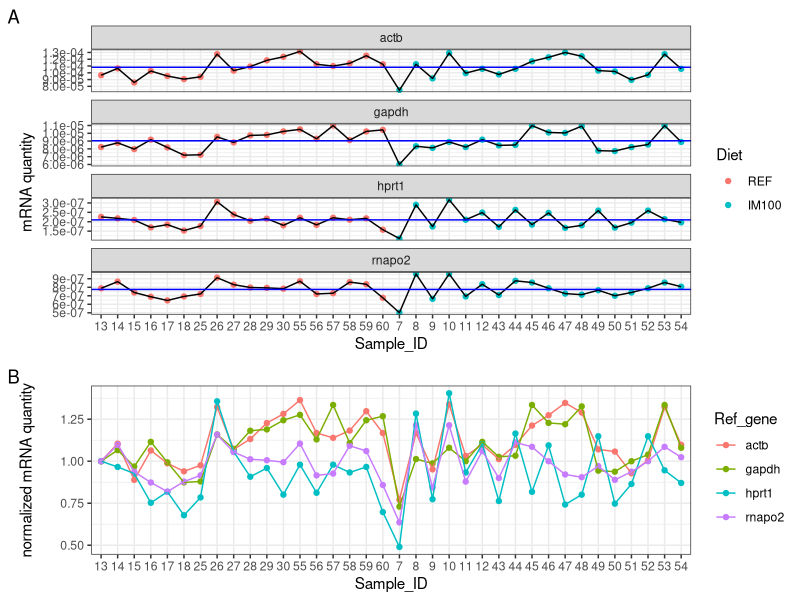
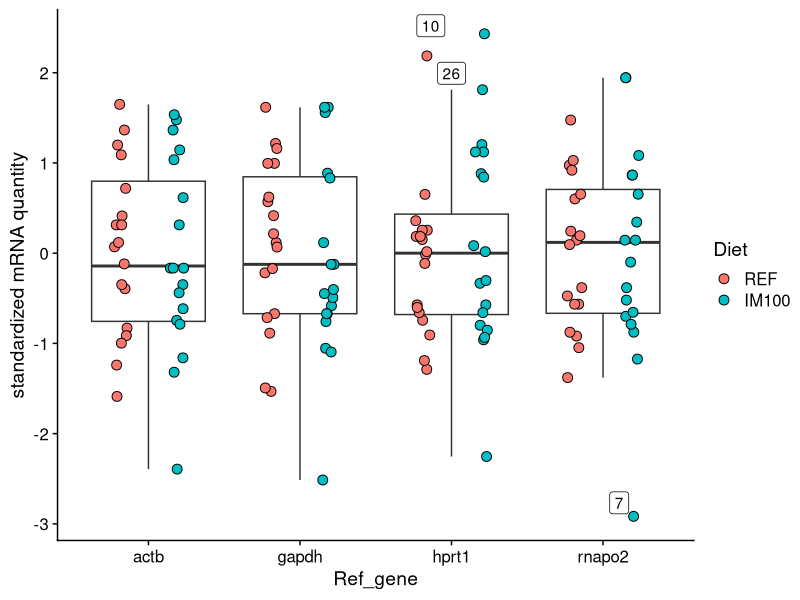
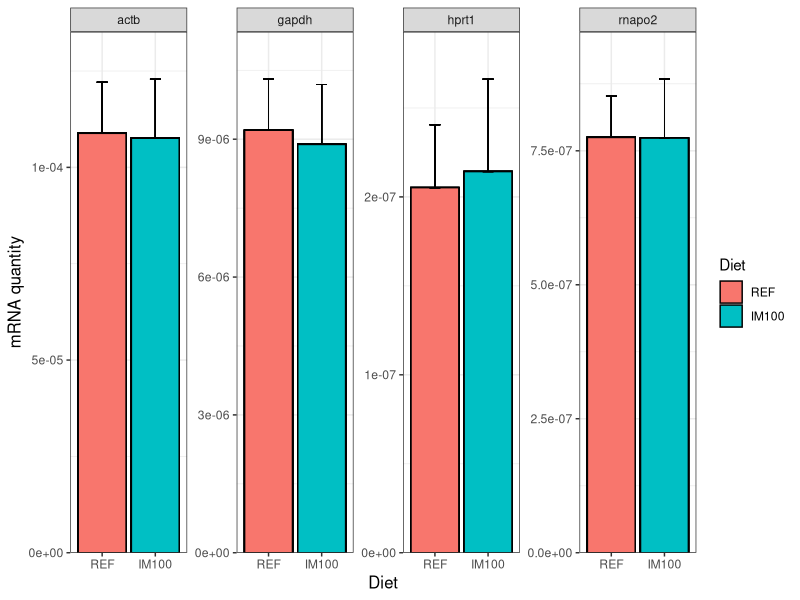
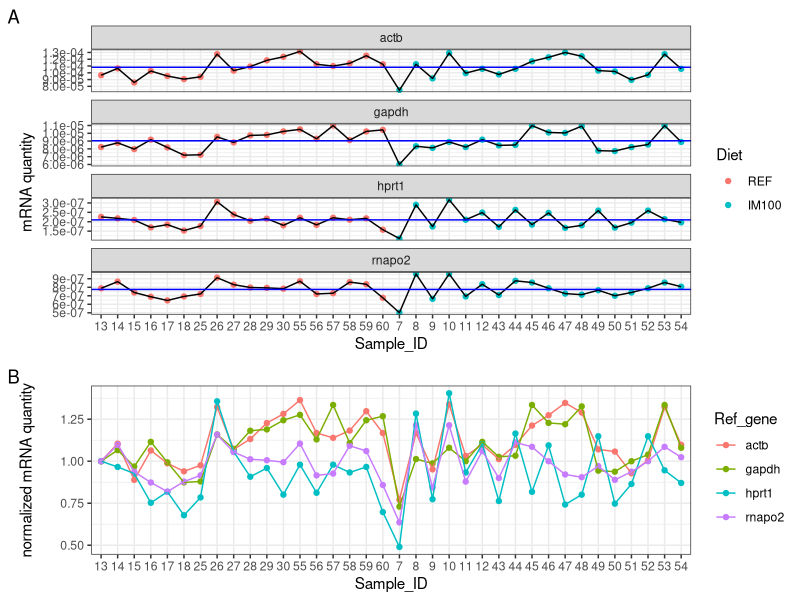
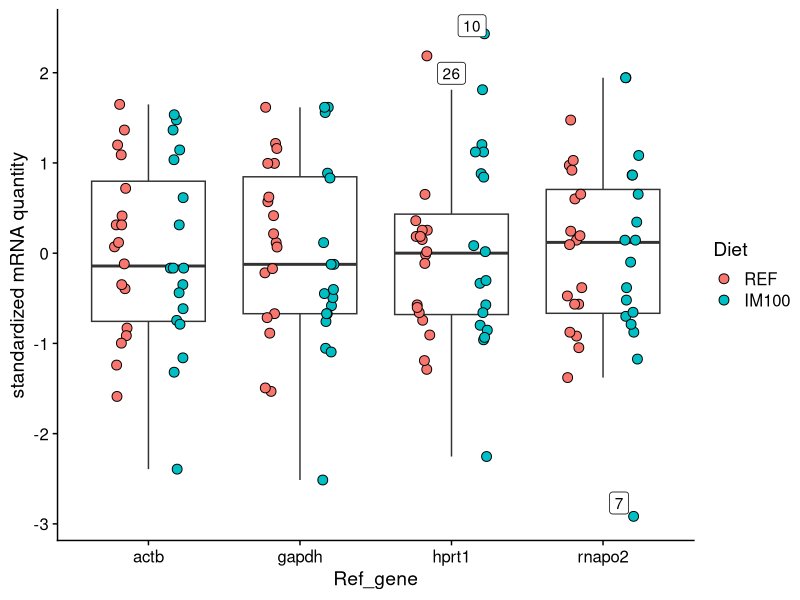
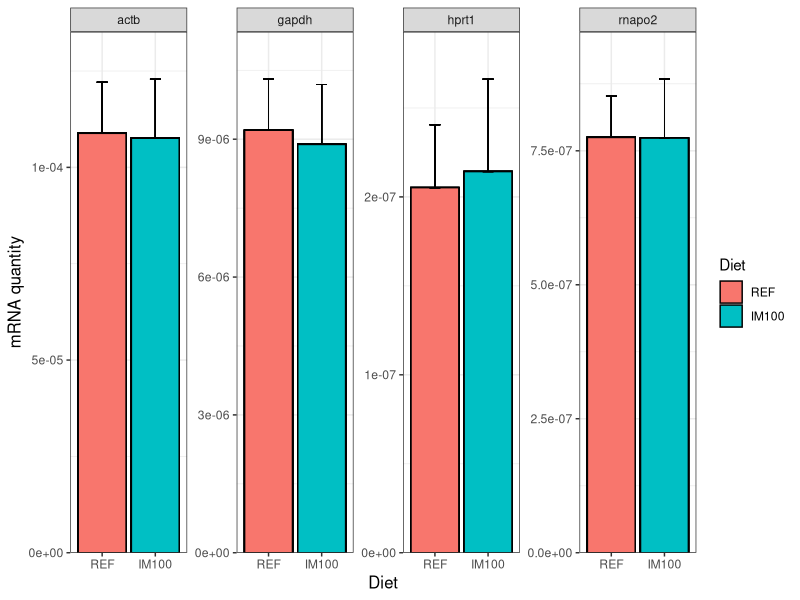
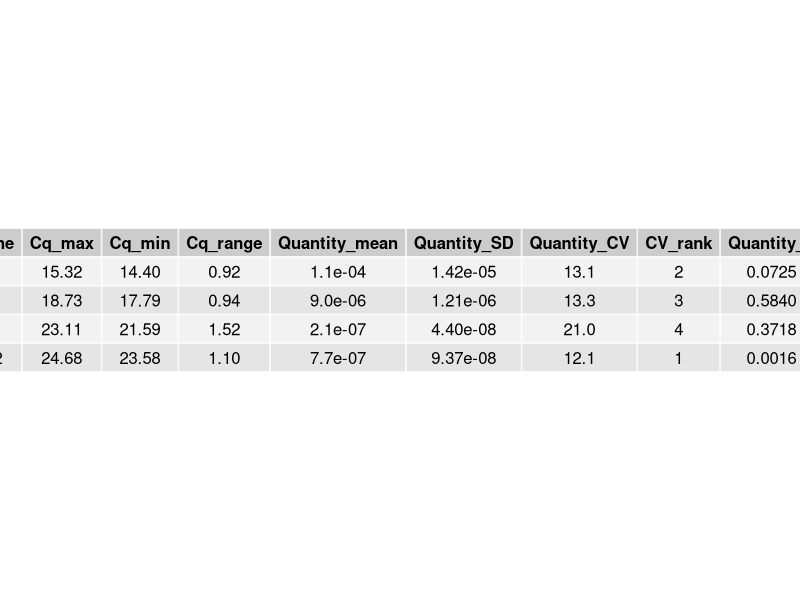

Recreate these plots in R, in order. (Note: this script raises an error after producing the figures.)
library(tidyverse) # tidy, manipulate and plot data
library(broom) # tidy statistical outputs
library(cowplot) #  a ggplot2 add-on to provide a publication-ready theme  

# Import and tidy data ################################################################################################
df <- read.csv("./data/clean_data/AqFl2_qPCR_ref_PI.csv", header = T, na.strings = c(""), stringsAsFactors = FALSE)
head(df, n = 20L)
str(df)

# Tidy data and calculate new variables
df <- df %>% 
  arrange(Ref_gene, desc(Diet)) %>% 
  mutate(Quantity = `^`(PE, -Cq)) %>% # calculate mRNA quantity. PE: primer efficiency
  group_by(Ref_gene, Diet)  %>%
  mutate(Mean = mean(Quantity), SD = sd(Quantity)) %>% # calculate average mRNA quantity per diet and its sd
  ungroup() %>%
  group_by(Ref_gene) %>%
  mutate(Quantity_std = scale(Quantity), # standardize mRNA quantity of each reference gene
         Quantity_nm = Quantity / Quantity[1]) # normalize mRNA quantity of each reference gene to the first sample
 
# Exploratory analysis ################################################################################################ 
# Convert character to factor, specifying the desired orders to be shown on plots
df$Diet <- factor(df$Diet, levels = c("REF", "IM100"))
df$Sample_ID <- factor(df$Sample_ID, levels = unique(df$Sample_ID)) # use the exact order of Sample_ID column

# Point diagram -----------------------------------------------------------------------------------
# make a dataframe containing the grand mean of mRNA quantity per reference gene
gm <- df %>% 
  group_by(Ref_gene) %>%
  summarize(gmean = mean(Quantity))

# make point diagram 
# Show individual expression profile
p1 <- df %>% 
  ggplot(aes(x = Sample_ID, y = Quantity, group = 1)) +
    geom_point(aes(color = Diet)) +
    geom_line() +
    facet_wrap(~ Ref_gene, ncol = 1, scales = "free_y") +
    labs(y = "mRNA quantity", tag = "A") +
    scale_y_continuous(labels = scales::scientific) + 
    theme_bw() +
    geom_hline(aes(yintercept = gmean), gm, color = "blue") # The blue line shows the grand mean.

# Show normalized expression levels of the 4 reference genes in one plot
p2 <- df %>% 
  ggplot(aes(x = Sample_ID, y = Quantity_nm, color = Ref_gene)) +
    geom_point() +
    geom_line(aes(group = Ref_gene)) +
    labs(y = "normalized mRNA quantity", tag = "B") +
    theme_bw() +
    scale_fill_brewer(palette = "Dark2") 

# Combine the plots
plot_grid(p1, p2, ncol = 1, align = "v", rel_heights = c(3, 2))

ggsave('./results/exploratory_analysis/qPCR_ref_PI_pointDiagram.pdf', 
       units = "in", 
       dpi = 300,
       height = 10,
       width = 8)

# Boxplot -----------------------------------------------------------------------------------------
# convert Sample_ID as character, otherwise ggrepel won't work properly
df$Sample_ID <- as.character(df$Sample_ID)

# Define a function for identifying outliers
is_outlier <- function(x) {
  x < quantile(x, 0.25) - 1.5 * IQR(x) | x > quantile(x, 0.75) + 1.5 * IQR(x)
}

# Make boxplot using standardized mRNA quantity
df %>% 
  group_by(Ref_gene) %>%
  mutate(outlier = is_outlier(Quantity_std)) %>%
  ggplot(aes(x = Ref_gene, y = Quantity_std, label = ifelse(outlier, Sample_ID, NA))) +
  geom_boxplot(outlier.shape = NA) +
  geom_point(aes(fill = Diet), size = 3, shape = 21, position = position_jitterdodge(0.2)) +
  ggrepel::geom_label_repel() + # label outliers with Sample_ID
  ylab("standardized mRNA quantity") +
  theme_cowplot()

ggsave('./results/exploratory_analysis/qPCR_ref_PI_boxPlot.pdf', units = "in", dpi = 300)

# Barplot -----------------------------------------------------------------------------------------
df %>%
  ggplot(aes(x = Diet, y =  Mean, fill = Diet)) +
  geom_bar(stat = "identity", position = position_dodge(), colour = "black") +
  geom_errorbar(aes(ymin = Mean, ymax = Mean + SD), size = 0.3, width = 0.2) + # add error bar (sd)
  facet_wrap(~ Ref_gene, nrow = 1, scales = "free_y") +
  scale_y_continuous(limits = c(0, NA), expand = expand_scale(mult = c(0, 0.1))) + 
  ylab("mRNA quantity") +
  theme_bw() +
  theme(axis.title.x = element_text(size = 12),
        axis.title.y = element_text(size = 12))

ggsave('./results/exploratory_analysis/qPCR_ref_PI_barPlot.pdf', units = "in", dpi = 300)

# Rank reference genes by coefficient of variation and F statistic ###################################################
# Calculate coefficient of variance (cv), measuring overall stability of reference genes across all the samples
cv <- df %>% 
  group_by(Ref_gene) %>%
  summarize(Cq_max = max(Cq), 
            Cq_min = min(Cq), 
            Cq_range = max(Cq) - min(Cq), 
            Quantity_mean = mean(Quantity), 
            Quantity_SD = sd(Quantity),
            Quantity_CV = 100 * Quantity_SD / Quantity_mean) %>%
  mutate(CV_rank = dense_rank(Quantity_CV)) %>% # rank reference genes by CV
  arrange(Ref_gene)
  
# Calculate F-statistic, measuring reference gene stability across experimental treatments
F_stat <- df %>% 
  group_by(Ref_gene) %>% 
  do(tidy(aov(Quantity ~ Diet, data = .))) %>% # run ANOVA for each reference gene and tidy statistical outputs
  na.omit() %>%
  select(Ref_gene, statistic) %>%
  rename(Quantity_F = statistic) %>%
  as.data.frame() %>%
  mutate(F_rank = dense_rank(Quantity_F)) %>% # rank reference genes by F statistic
  arrange(Ref_gene) 

# Summary 
smr <- full_join(cv, F_stat, by = "Ref_gene")

# Format digits
smr$Quantity_mean <- formatC(smr$Quantity_mean, format = "e", digits = 1)
smr$Quantity_SD <- formatC(smr$Quantity_SD, format = "e", digits = 2)
smr$Quantity_CV <- formatC(smr$Quantity_CV, format = "f", digits = 1)
smr$Quantity_F <- formatC(smr$Quantity_F, format = "f", digits = 4)

# Export summary table
pdf('./results/statistics/qPCR_ref_evaluation_PI.pdf', width = 12)
gridExtra::grid.table(smr)
dev.off()

# Get session info
writeLines(capture.output(sessionInfo()), "./code/qPCR_ref_PI_sessionInfo.txt")